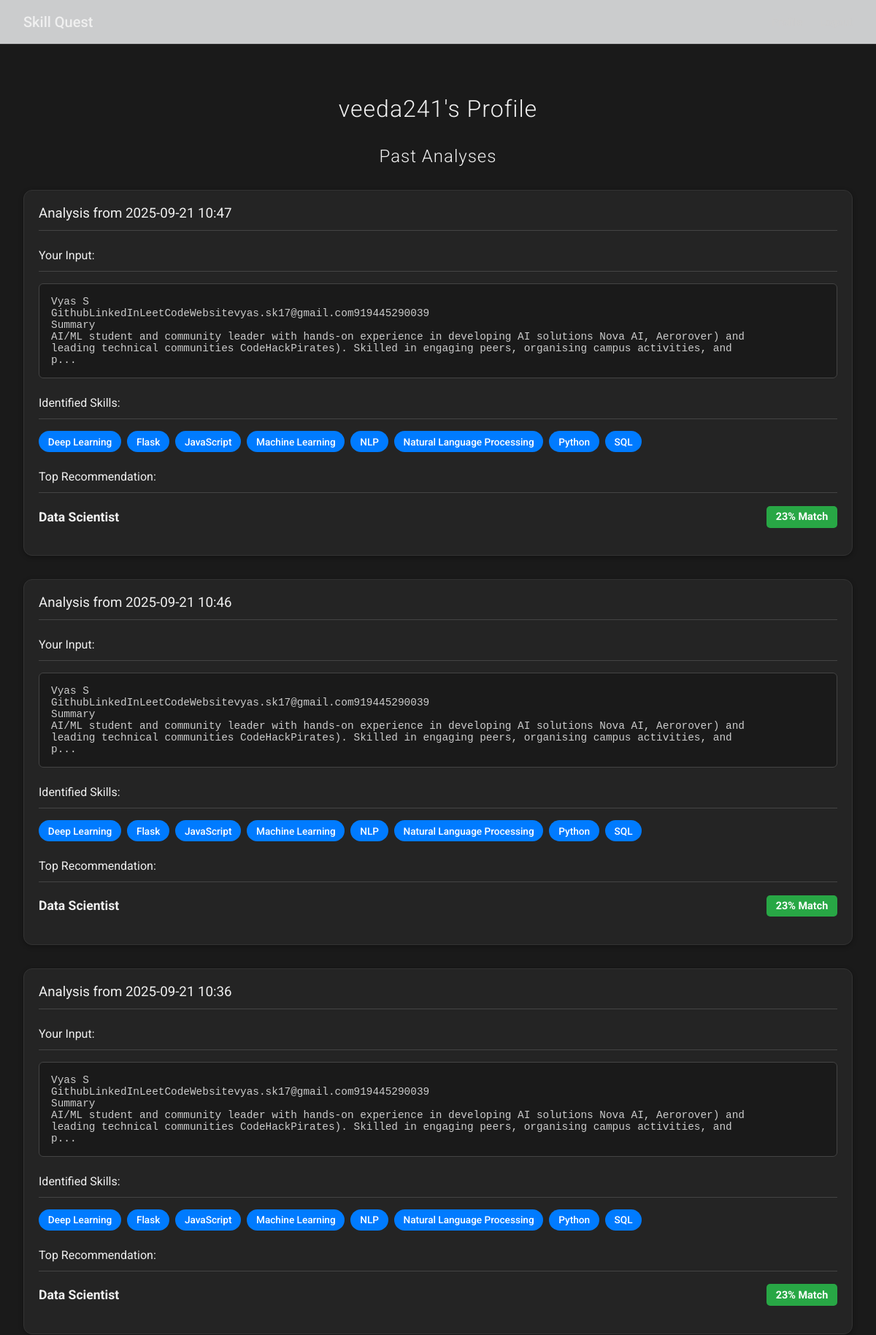
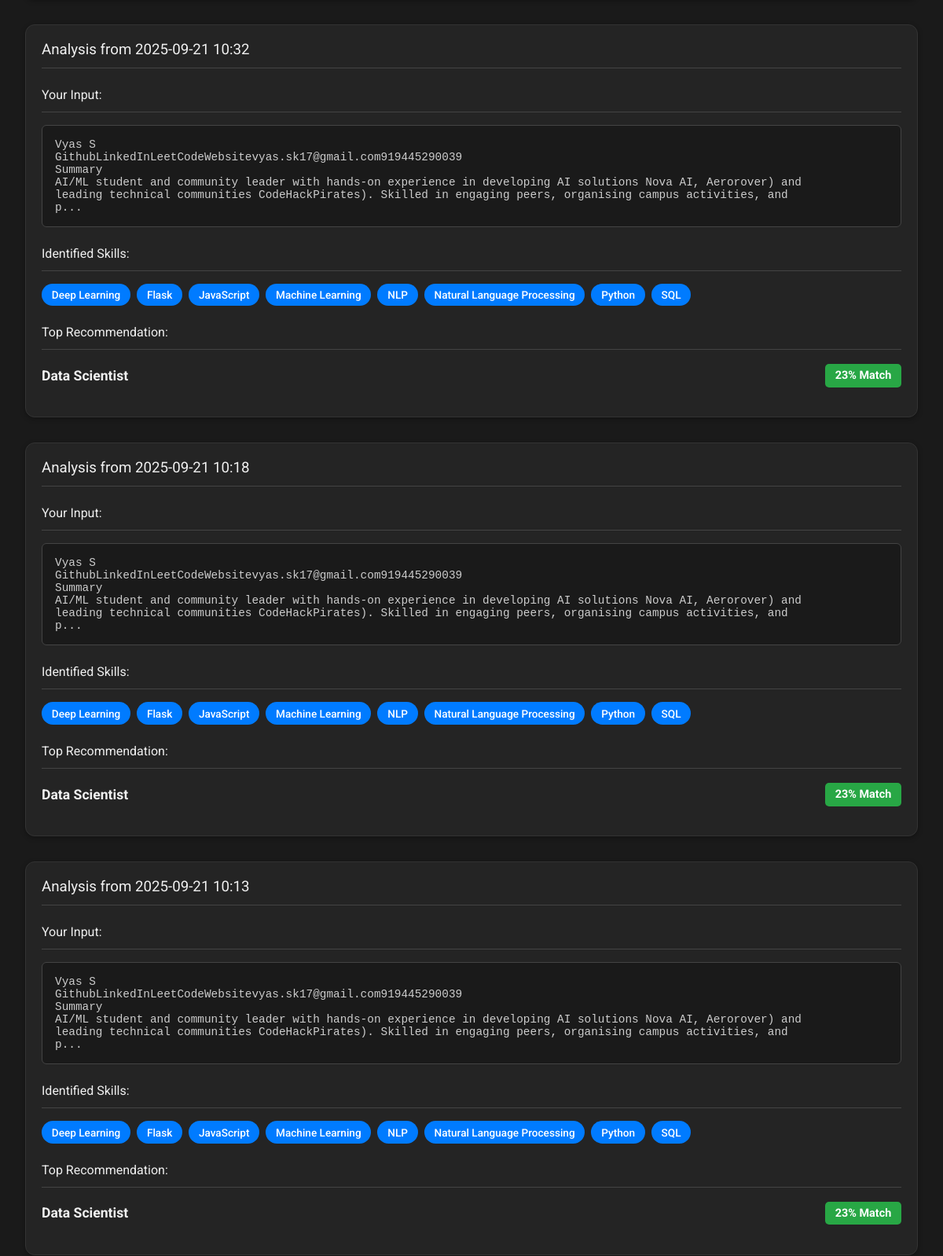
The page /profile (signed in, upper part) on the database its author committed (2 pictures, top to bottom).
### app.py (models this page shows, shortened)
class User(db.Model, UserMixin):
    id = db.Column(db.Integer, primary_key=True)
    username = db.Column(db.String(20), unique=True, nullable=False)
    password_hash = db.Column(db.String(60), nullable=False)

class Analysis(db.Model):
    id = db.Column(db.Integer, primary_key=True)
    user_id = db.Column(db.Integer, db.ForeignKey('user.id'), nullable=False)
    user_input = db.Column(db.Text, nullable=False)
    analysis_results = db.Column(db.JSON, nullable=False)
    timestamp = db.Column(db.DateTime, nullable=False, default=datetime.utcnow)
    author = db.relationship('User', backref=db.backref('analyses', lazy=True))

### app.py (the view)
@app.route('/profile')
@login_required
def profile():
    past_analyses = Analysis.query.filter_by(user_id=current_user.id).order_by(Analysis.timestamp.desc()).all()
    return render_template('profile.html', analyses=past_analyses, title="My Profile")

### app.py (called while the page is built)
@login_manager.user_loader
def load_user(user_id):
    return db.session.get(User, int(user_id))

### templates/profile.html
{% extends "base.html" %}
{% block content %}
<div class="profile-container">
    <h1>{{ current_user.username }}'s Profile</h1>
    <h2>Past Analyses</h2>
    {% if analyses %}
        <div class="analysis-history">
            {% for analysis in analyses %}
            <a href="{{ url_for('view_analysis', analysis_id=analysis.id) }}" class="analysis-card-link">
                <div class="career-card analysis-card">
                    <div class="analysis-header">
                        <h3>Analysis from {{ analysis.timestamp.strftime('%Y-%m-%d %H:%M') }}</h3>
                    </div>
                    <div class="analysis-body">
                        <h4>Your Input:</h4>
                        <pre class="input-preview">{{ analysis.user_input[:300] }}{% if analysis.user_input|length > 300 %}...{% endif %}</pre>
                        <h4>Identified Skills:</h4>
                        <div class="skills-container">
                            {% for skill in analysis.analysis_results.user_skills %}
                                <span class="skill-tag-user">{{ skill }}</span>
                            {% endfor %}
                        </div>
                        <h4>Top Recommendation:</h4>
                        {% if analysis.analysis_results.recommendations and analysis.analysis_results.recommendations|length > 0 %}
                            {% set top_rec = analysis.analysis_results.recommendations[0] %}
                            <p class="top-rec-summary">
                                <strong>{{ top_rec.career.title }}</strong>
                                <span class="match-score">{{ (top_rec['score'] * 100) | int }}% Match</span>
                            </p>
                        {% else %}
                            <p>No recommendations were generated for this analysis.</p>
                        {% endif %}
                    </div>
                </div>
            </a>
            {% endfor %}
        </div>
    {% else %}
        <p>You have no past analyses. Go to the <a href="{{ url_for('index') }}">home page</a> to get started!</p>
    {% endif %}
</div>
{% endblock %}

### static/style.css (style rules this page uses)
:root { --bg-primary: #1a1a1a; --bg-secondary: #242424; --bg-tertiary: #333; --text-primary: #f0f0f0; --text-secondary: #ccc; --text-muted: #aaa; --border-color: #333; --border-color-strong: #444; --accent-primary: #007bff; --accent-primary-hover: #0056b3; --accent-secondary: #00aaff; --accent-success: #28a745; --accent-warning: #e89f23; --accent-warning-text: #1a1a1a; --accent-danger: #ff4d4d; --shadow-color: rgba(0, 0, 0, 0.3); --shadow-color-light: rgba(0, 0, 0, 0.2); --shadow-color-focus: rgba(0, 123, 255, 0.25); --spinner-track: #444; --spinner-overlay-bg: rgba(26, 26, 26, 0.85); }
body { font-family: "Roboto", -apple-system, BlinkMacSystemFont, "Segoe UI", Helvetica, Arial, sans-serif; margin: 0; background-color: var(--bg-primary); color: var(--text-primary); transition: background-color 0.3s; }
.summary-card, .career-card { background-color: var(--bg-secondary); border: 1px solid var(--border-color); border-radius: 12px; padding: 20px; margin-bottom: 16px; box-shadow: 0 2px 6px var(--shadow-color); transition: transform 0.2s ease-in-out, box-shadow 0.2s ease-in-out; text-align: left; }
.summary-card h2, .career-card h3, .career-card h4 { margin-top: 0; border-bottom: 1px solid var(--border-color-strong); padding-bottom: 0.75rem; margin-bottom: 1rem; font-weight: 400; }
.skills-container { display: flex; flex-wrap: wrap; gap: 0.5rem; margin-bottom: 1.5rem; }
.skill-tag-user, .skill-tag-gap { padding: 0.4rem 0.8rem; border-radius: 15px; font-size: 0.85rem; font-weight: 500; }
.skill-tag-user { background-color: var(--accent-primary); color: #fff; }
.match-score { background-color: var(--accent-success); color: #fff; padding: 0.4rem 0.8rem; border-radius: 5px; font-weight: bold; font-size: 0.9rem; white-space: nowrap; }
.profile-container { max-width: 1200px; margin: 2rem auto; padding: 1rem 2rem; animation: fadeInUp 0.6s ease-out; }
.profile-container h1, .profile-container h2 { text-align: center; font-weight: 300; letter-spacing: 1px; margin-bottom: 2rem; }
.analysis-card-link { text-decoration: none; color: inherit; display: block; }
.analysis-card { margin-bottom: 2rem; }
.analysis-card h4 { margin-top: 1.5rem; border-bottom: 1px solid var(--border-color-strong); padding-bottom: 0.75rem; margin-bottom: 1rem; font-weight: 400; }
.input-preview { background-color: var(--bg-primary); padding: 1rem; border-radius: 6px; border: 1px solid var(--border-color-strong); white-space: pre-wrap; word-break: break-word; font-family: monospace; font-size: 0.9rem; color: var(--text-secondary); }
.top-rec-summary { display: flex; justify-content: space-between; align-items: center; font-size: 1.1rem; }

### rows shown on the page
User: username "veeda241"
Analysis: timestamp "2025-09-21 10:47", user_input "Vyas S GithubLinkedInLeetCodeWebsitevyas.sk17@gmail.com919445290039 Summary AI/ML student and community leader with hands-on experience in developing AI solutions Nova AI, Aerorover) and leading technical communities CodeHackPirates). Skilled in engaging peers, organising campus activities, and p", user_skills "Deep Learning" "Flask" "JavaScript" "Machine Learning" "NLP" "Natural Language Processing" "Python" "SQL", career "Data Scientist", score "23"
Analysis: timestamp "2025-09-21 10:46", user_input "Vyas S GithubLinkedInLeetCodeWebsitevyas.sk17@gmail.com919445290039 Summary AI/ML student and community leader with hands-on experience in developing AI solutions Nova AI, Aerorover) and leading technical communities CodeHackPirates). Skilled in engaging peers, organising campus activities, and p", user_skills "Deep Learning" "Flask" "JavaScript" "Machine Learning" "NLP" "Natural Language Processing" "Python" "SQL", career "Data Scientist", score "23"
Analysis: timestamp "2025-09-21 10:36", user_input "Vyas S GithubLinkedInLeetCodeWebsitevyas.sk17@gmail.com919445290039 Summary AI/ML student and community leader with hands-on experience in developing AI solutions Nova AI, Aerorover) and leading technical communities CodeHackPirates). Skilled in engaging peers, organising campus activities, and p", user_skills "Deep Learning" "Flask" "JavaScript" "Machine Learning" "NLP" "Natural Language Processing" "Python" "SQL", career "Data Scientist", score "23"
Analysis: timestamp "2025-09-21 10:32", user_input "Vyas S GithubLinkedInLeetCodeWebsitevyas.sk17@gmail.com919445290039 Summary AI/ML student and community leader with hands-on experience in developing AI solutions Nova AI, Aerorover) and leading technical communities CodeHackPirates). Skilled in engaging peers, organising campus activities, and p", user_skills "Deep Learning" "Flask" "JavaScript" "Machine Learning" "NLP" "Natural Language Processing" "Python" "SQL", career "Data Scientist", score "23"
Analysis: timestamp "2025-09-21 10:18", user_input "Vyas S GithubLinkedInLeetCodeWebsitevyas.sk17@gmail.com919445290039 Summary AI/ML student and community leader with hands-on experience in developing AI solutions Nova AI, Aerorover) and leading technical communities CodeHackPirates). Skilled in engaging peers, organising campus activities, and p", user_skills "Deep Learning" "Flask" "JavaScript" "Machine Learning" "NLP" "Natural Language Processing" "Python" "SQL", career "Data Scientist", score "23"
Analysis: timestamp "2025-09-21 10:13", user_input "Vyas S GithubLinkedInLeetCodeWebsitevyas.sk17@gmail.com919445290039 Summary AI/ML student and community leader with hands-on experience in developing AI solutions Nova AI, Aerorover) and leading technical communities CodeHackPirates). Skilled in engaging peers, organising campus activities, and p", user_skills "Deep Learning" "Flask" "JavaScript" "Machine Learning" "NLP" "Natural Language Processing" "Python" "SQL", career "Data Scientist", score "23"
